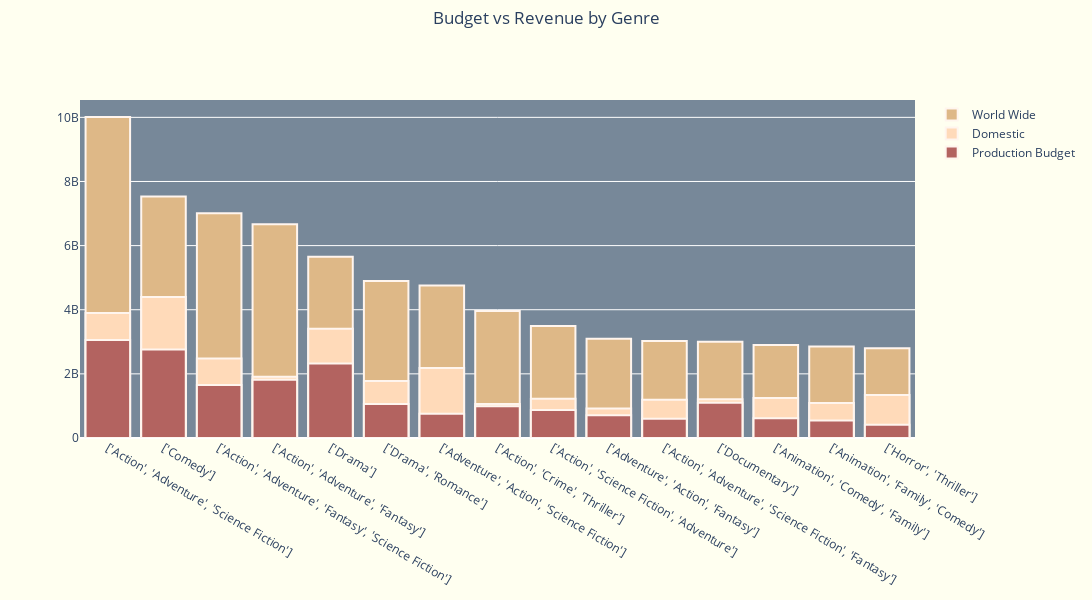

This figure's notebook cell:
### Markdown cell above
## What are the most profitable Genres?

### Code cell
genbar = gross_df.drop_duplicates(subset=['movie'], 
                                  keep='last').groupby(by='genre_ids').sum().sort_values(by='worldwide_gross', 
                                                                                         ascending=False).head(16)
fig = go.Figure(data=[
    go.Bar(name='World Wide', 
           x=genbar.index[1:], 
           y=genbar.worldwide_gross[1:],
           marker=dict(color='burlywood',
                       opacity=1.0, 
                       line=dict(width=15, 
                                 color='red'))),
    go.Bar(name='Domestic', 
           x=genbar.index[1:], 
           y=genbar.domestic_gross[1:],
           marker=dict(color='peachpuff',
           opacity=1.0, 
           line=dict(width=15, 
                     color='red'))),
    go.Bar(name='Production Budget', 
           x=genbar.index[1:], 
           y=genbar.production_budget[1:],
           marker=dict(color='#b36360',
                       opacity=1.0, 
                       line=dict(width=15, 
                                 color='red')))
])

fig.update_layout(title=dict(text='Budget vs Revenue by Genre', 
                             y=0.98,
                             x=0.5, 
                             xanchor='center', 
                             yanchor='auto'),
                  barmode='overlay',
                  plot_bgcolor='lightslategrey',
                  paper_bgcolor='ivory', 
                  width=1200, 
                  height=600)

fig.update_traces(marker=dict(line=dict(width=2, 
                                        color='seashell')),
                  selector=dict(type='bar')) # marker_color="black"
fig.show()

### Figure 1 — Plotly figure (JSON) as saved in the notebook; plotly's stock layout.template omitted (floating-point values rounded to 4 significant figures)
{"data": [{"marker": {"color": "burlywood", "line": {"color": "seashell", "width": 2}, "opacity": 1}, "name": "World Wide", "type": "bar", "x": ["['Action', 'Adventure', 'Science Fiction']", "['Comedy']", "['Action', 'Adventure', 'Fantasy', 'Science Fiction']", "['Action', 'Adventure', 'Fantasy']", "['Drama']", "['Drama', 'Romance']", "['Adventure', 'Action', 'Science Fiction']", "['Action', 'Crime', 'Thriller']", "['Action', 'Science Fiction', 'Adventure']", "['Adventure', 'Action', 'Fantasy']", "['Action', 'Adventure', 'Science Fiction', 'Fantasy']", "['Documentary']", "['Animation', 'Comedy', 'Family']", "['Animation', 'Family', 'Comedy']", "['Horror', 'Thriller']"], "y": [10013962857, 7533292362, 7011652327, 6666020354, 5654326617, 4894514234, 4757882695, 3962926826, 3496593912, 3093798075, 3023905046, 3003520740, 2900151308, 2850220327, 2797166800]}, {"marker": {"color": "peachpuff", "line": {"color": "seashell", "width": 2}, "opacity": 1}, "name": "Domestic", "type": "bar", "x": ["['Action', 'Adventure', 'Science Fiction']", "['Comedy']", "['Action', 'Adventure', 'Fantasy', 'Science Fiction']", "['Action', 'Adventure', 'Fantasy']", "['Drama']", "['Drama', 'Romance']", "['Adventure', 'Action', 'Science Fiction']", "['Action', 'Crime', 'Thriller']", "['Action', 'Science Fiction', 'Adventure']", "['Adventure', 'Action', 'Fantasy']", "['Action', 'Adventure', 'Science Fiction', 'Fantasy']", "['Documentary']", "['Animation', 'Comedy', 'Family']", "['Animation', 'Family', 'Comedy']", "['Horror', 'Thriller']"], "y": [3899950605, 4396550085, 2478353922, 1910474900, 3404913126, 1778716957, 2184588701, 1058078384, 1226350061, 919879357, 1193132947, 1211755250, 1243846869, 1088793427, 1342432785]}, {"marker": {"color": "#b36360", "line": {"color": "seashell", "width": 2}, "opacity": 1}, "name": "Production Budget", "type": "bar", "x": ["['Action', 'Adventure', 'Science Fiction']", "['Comedy']", "['Action', 'Adventure', 'Fantasy', 'Science Fiction']", "['Action', 'Adventure', 'Fantasy']", "['Drama']", "['Drama', 'Romance']", "['Adventure', 'Action', 'Science Fiction']", "['Action', 'Crime', 'Thriller']", "['Action', 'Science Fiction', 'Adventure']", "['Adventure', 'Action', 'Fantasy']", "['Action', 'Adventure', 'Science Fiction', 'Fantasy']", "['Documentary']", "['Animation', 'Comedy', 'Family']", "['Animation', 'Family', 'Comedy']", "['Horror', 'Thriller']"], "y": [3053600000, 2761331173, 1655000000, 1815000000, 2321047975, 1060490000, 755000000, 994000000, 875000000, 710600000, 604000000, 1101230000, 613000000, 542000000, 411850000]}], "layout": {"barmode": "overlay", "height": 600, "paper_bgcolor": "ivory", "plot_bgcolor": "lightslategrey", "title": {"text": "Budget vs Revenue by Genre", "x": 0.5, "xanchor": "center", "y": 0.98, "yanchor": "auto"}, "width": 1200}}
